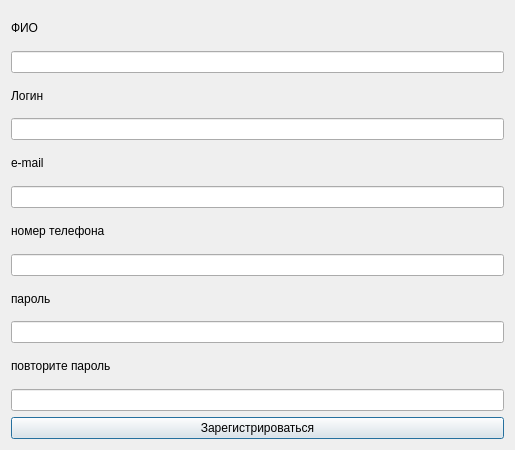
<?xml version="1.0" encoding="UTF-8"?>
<ui version="4.0">
 <class>Registration</class>
 <widget class="QDialog" name="Registration">
  <property name="geometry">
   <rect>
    <x>0</x>
    <y>0</y>
    <width>515</width>
    <height>450</height>
   </rect>
  </property>
  <property name="windowTitle">
   <string>Dialog</string>
  </property>
  <layout class="QGridLayout" name="gridLayout">
   <item row="9" column="0">
    <widget class="QLineEdit" name="pass"/>
   </item>
   <item row="0" column="0">
    <widget class="QLabel" name="label">
     <property name="text">
      <string>ФИО</string>
     </property>
    </widget>
   </item>
   <item row="5" column="0">
    <widget class="QLineEdit" name="email"/>
   </item>
   <item row="4" column="0">
    <widget class="QLabel" name="label_3">
     <property name="text">
      <string>e-mail</string>
     </property>
    </widget>
   </item>
   <item row="6" column="0">
    <widget class="QLabel" name="label_4">
     <property name="text">
      <string>номер телефона</string>
     </property>
    </widget>
   </item>
   <item row="8" column="0">
    <widget class="QLabel" name="label_5">
     <property name="text">
      <string>пароль</string>
     </property>
    </widget>
   </item>
   <item row="2" column="0">
    <widget class="QLabel" name="label_2">
     <property name="text">
      <string>Логин</string>
     </property>
    </widget>
   </item>
   <item row="7" column="0">
    <widget class="QLineEdit" name="phone"/>
   </item>
   <item row="10" column="0">
    <widget class="QLabel" name="label_6">
     <property name="text">
      <string>повторите пароль</string>
     </property>
    </widget>
   </item>
   <item row="3" column="0">
    <widget class="QLineEdit" name="login"/>
   </item>
   <item row="11" column="0">
    <widget class="QLineEdit" name="pass_2"/>
   </item>
   <item row="12" column="0">
    <widget class="QPushButton" name="pushButton">
     <property name="text">
      <string>Зарегистрироваться</string>
     </property>
    </widget>
   </item>
   <item row="1" column="0">
    <widget class="QLineEdit" name="name"/>
   </item>
  </layout>
 </widget>
 <resources/>
 <connections/>
</ui>
